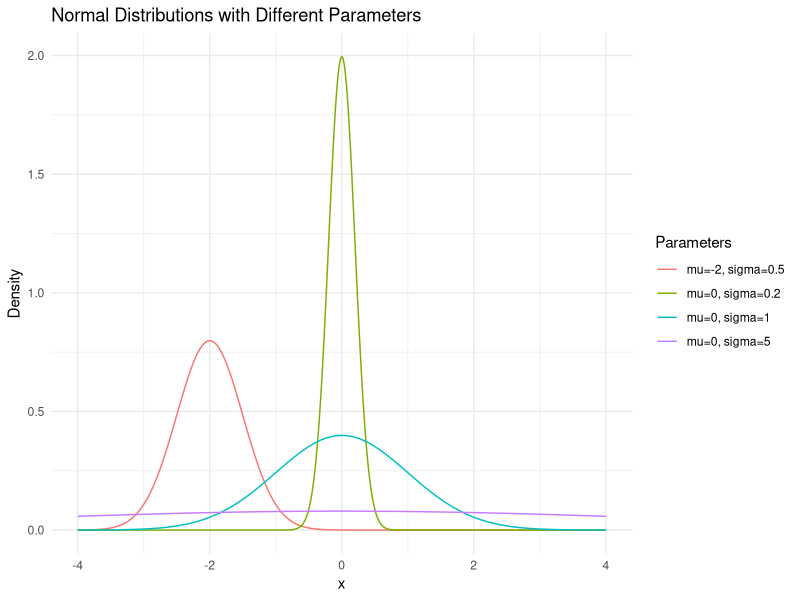
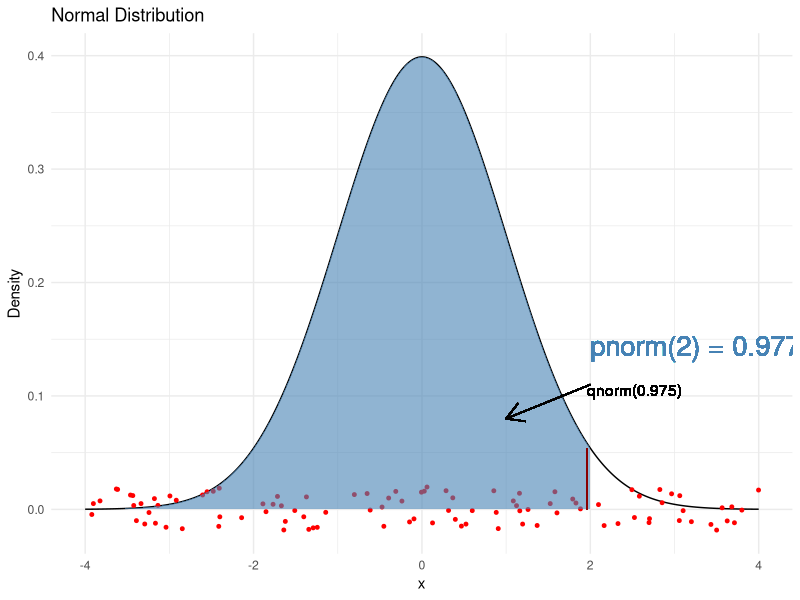
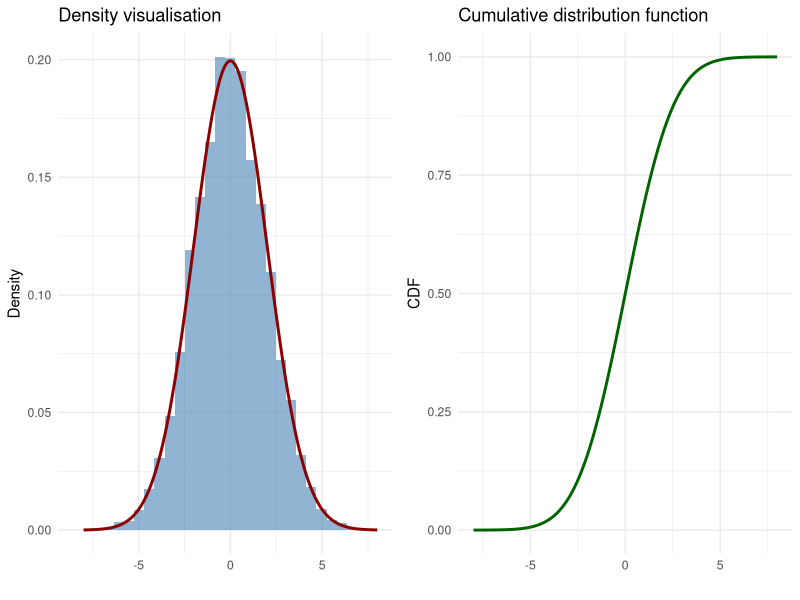
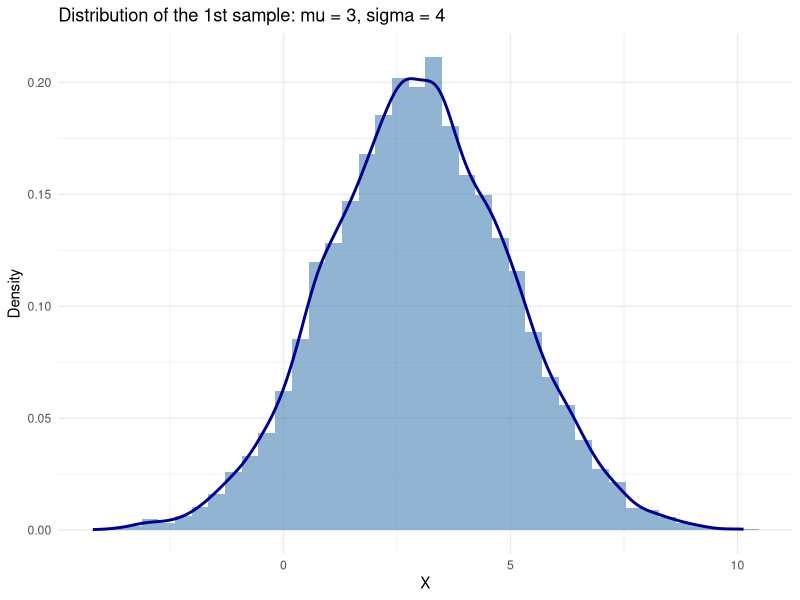
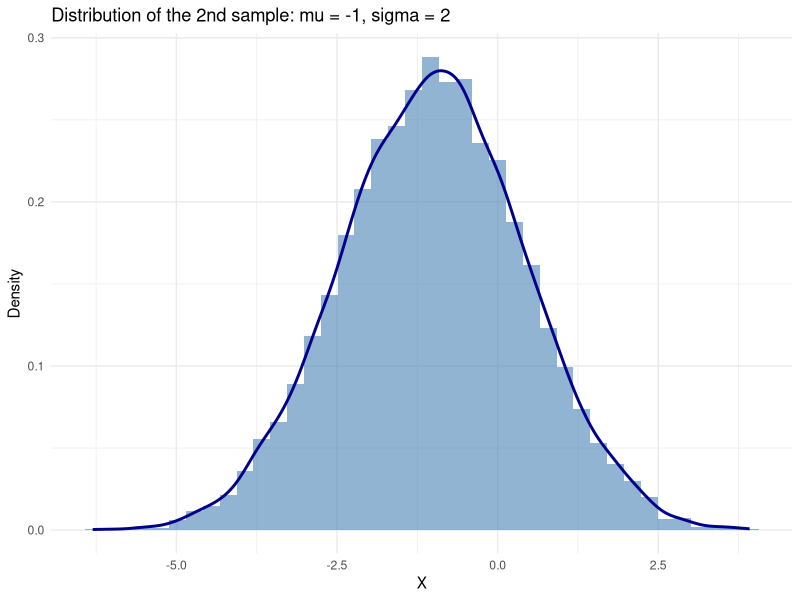
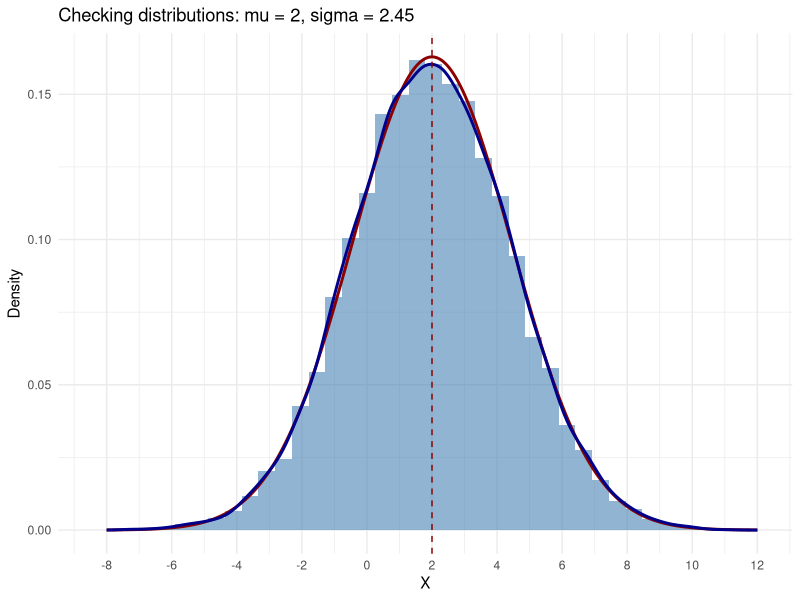
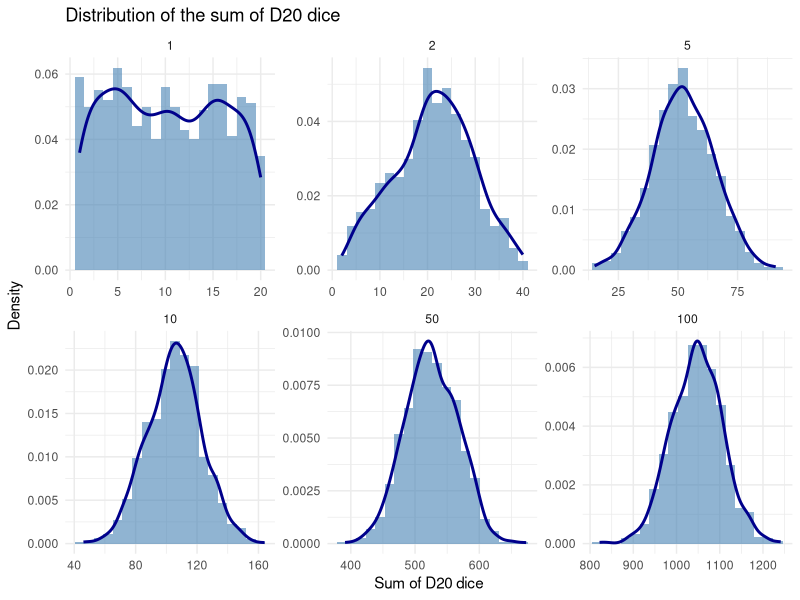
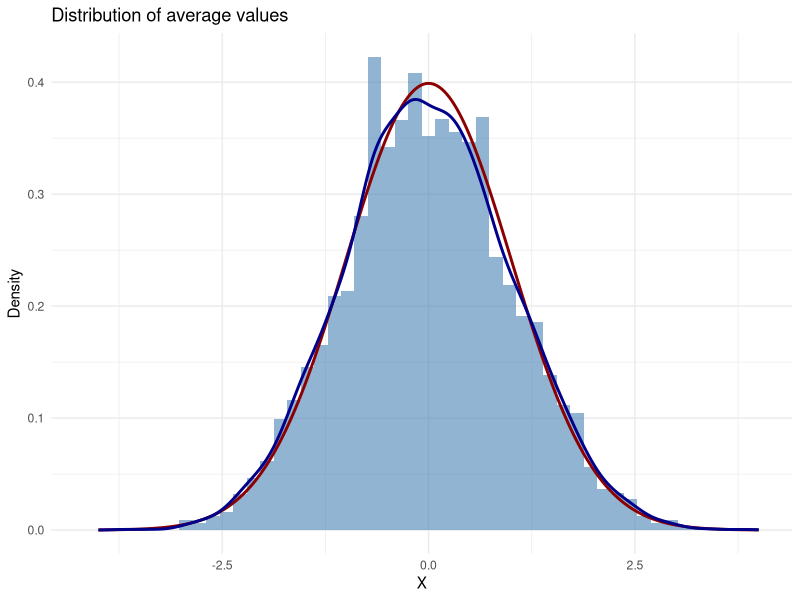

The R script that drew these images, in order:
## ---- chunk 1
#| label: setup
#| include: false

library(tidyverse)

# Define colors
red_pink   = "#e64173"
turquoise  = "#20B2AA"
orange     = "#FFA500"
red        = "#fb6107"
blue       = "#181485"
navy       = "#150E37FF"
green      = "#8bb174"
yellow     = "#D8BD44"
purple     = "#6A5ACD"
slate      = "#314f4f"
## ---- chunk 2
#| label: normal_distribution-plot
#| echo: false
#| fig-align: center

library(tidyverse)

# Parameters
params <- tibble(
  mu = c(0, 0, 0, -2),
  sigma = c(0.2, 1, 5, 0.5)
)

# Generate data for plotting
plot_data <- params %>%
  rowwise() %>%
  mutate(data = list(tibble(
    x = seq(-4, 4, length.out = 1000),
    y = (1 / (sigma * sqrt(2 * pi))) * exp(-0.5 * ((x - mu) / sigma)^2)
  ))) %>%
  unnest(data)

# Plot
ggplot(plot_data, aes(x = x, y = y, color = factor(paste0("mu=", mu, ", sigma=", sigma)))) +
  geom_line() +
  labs(
    title = "Normal Distributions with Different Parameters",
    color = "Parameters",
    x = "x",
    y = "Density"
  ) +
  theme_minimal()
## ---- chunk 3
#| label: normal-distribution

norm_dist <- tibble(
  x = seq(-4, 4, length.out = 1000),
  y = dnorm(x, mean = 0, sd = 1)
)

norm_dist %>%
  ggplot(aes(x = x, y = y)) +
  geom_line() + 
  # rnorm
  geom_jitter(data = slice_sample(norm_dist, n = 100), aes(x = x, y = 0), color = "red", size = 1, height = 0.02) +
  # pnorm
  geom_area(data = norm_dist %>% filter(x <= 2), aes(x = x, y = y), fill = "steelblue", alpha = 0.6) +
  geom_text(aes(x = 2, y = 0.1, label = "pnorm(2) = 0.977"), hjust = 0, vjust = -2, size = 7, color = "steelblue") +
  geom_segment(aes(x = 2, y = 0.11, xend = 1, yend = 0.08),
                  arrow = arrow(length = unit(0.5, "cm"))) +
  # qnorm
  geom_segment(aes(x = qnorm(0.975, mean = 0, sd = 1), xend = qnorm(0.975, mean = 0, sd = 1), y = 0, yend = dnorm(2)), color = "darkred") +
  geom_text(aes(x = qnorm(0.975, mean = 0, sd = 1), y = 0.1, label = "qnorm(0.975)"), hjust = 0, vjust = 0) +
  labs(
    title = "Normal Distribution",
    x = "x",
    y = "Density"
  ) +
  theme_minimal()

## ---- chunk 4
#| label: normal-distribution-cumulative

# Ініціалізація
library(tidyverse)

# Cumulative distribution function
p_x_leq_2 <- pnorm(2, mean = 0, sd = 1)
cat("P(X <= 2) =", p_x_leq_2, "\n")
cat("або так", pnorm(2, mean = 0, sd = 1), "\n")

# You can specify vector
p_values <- pnorm(c(2, -1), mean = 0, sd = 1)
cat("[P(X <= 2), P(X <= -1)] =", paste(p_values, collapse = ", "), "\n")
## ---- chunk 5
#| label: normal-distribution-percent

# Quantile 0.975
quantile_0_975 <- qnorm(0.975, mean = 0, sd = 1)
cat("quantile 0.975 =", quantile_0_975, "\n")
## ---- chunk 6
#| label: normal-distribution-probability

# Density
pdf_0 <- dnorm(0, mean = 0, sd = 1)
cat("pdf(0) =", pdf_0, "\n")
## ---- chunk 7
#| label: normal-distribution-plot
#| fig-align: center
#| echo: false

# Ініціалізація
set.seed(2024)

# Параметри розподілу
mu <- 0
sigma <- 2
x <- seq(-8, 8, length.out = 1000) # рівновіддалені 1000 точок від -8 до 8

# Розрахунок щільності, кумулятивної функції розподілу та вибірки
pdf <- dnorm(x, mean = mu, sd = sigma)
cdf <- pnorm(x, mean = mu, sd = sigma)
sample <- rnorm(10000, mean = mu, sd = sigma)

# Візуалізація
library(ggplot2)
library(gridExtra)

# Щільність
p1 <- ggplot() +
  geom_histogram(aes(x = sample, y = ..density..), fill = "steelblue", alpha = 0.6) +
  geom_line(aes(x = x, y = pdf), color = "darkred", size = 1) +
  labs(title = "Density visualisation", x = "", y = "Density") +
  theme_minimal()

# Кумулятивна функція
p2 <- ggplot() +
  geom_line(aes(x = x, y = cdf), color = "darkgreen", size = 1) +
  labs(title = "Cumulative distribution function", x = "", y = "CDF") +
  theme_minimal()

# Показати графіки
grid.arrange(p1, p2, ncol = 2)
## ---- chunk 8
#| label: normal-distribution-sum
#| echo: false

first_mean <- 3
first_var <- 4

second_mean <- -1
second_var <- 2

first_dist <- list(mean = first_mean, sd = sqrt(first_var))
second_dist <- list(mean = second_mean, sd = sqrt(second_var))

# Important scale = sqrt(first_var + second_var)
checking_sum_distr <- data.frame(
  mean = first_mean + second_mean,
  sd = sqrt(first_var + second_var)
)
## ---- chunk 9
#| label: normal-distribution-1
#| fig-align: center
#| echo: false

# Генерація вибірок
set.seed(2024)

first_sample <- rnorm(10000, mean = first_dist$mean, sd = first_dist$sd)
second_sample <- rnorm(10000, mean = second_dist$mean, sd = second_dist$sd)
sum_sample <- first_sample + second_sample

x <- seq(-8, 12, length.out = 1000)
checking_sum_pdf <- dnorm(x, mean = checking_sum_distr$mean, sd = checking_sum_distr$sd)

ggplot() +
  geom_histogram(aes(x = first_sample, y = ..density..), fill = "steelblue", alpha = 0.6, bins = 40) +
  geom_density(aes(x = first_sample), color = "darkblue", size = 1) +
  labs(
    title = "Distribution of the 1st sample: mu = 3, sigma = 4",
    x = "X",
    y = "Density"
  ) +
  theme_minimal()
## ---- chunk 10
#| label: normal-distribution-2
#| fig-align: center
#| echo: false

ggplot() +
  geom_histogram(aes(x = second_sample, y = ..density..), fill = "steelblue", alpha = 0.6, bins = 40) +
  geom_density(aes(x = second_sample), color = "darkblue", size = 1) +
  labs(
    title = "Distribution of the 2nd sample: mu = -1, sigma = 2",
    x = "X",
    y = "Density"
  ) +
  theme_minimal()
## ---- chunk 11
#| label: normal-distribution-sum-plot
#| fig-align: center
#| echo: false

# Генерація вибірок
set.seed(2024)

first_sample <- rnorm(10000, mean = first_dist$mean, sd = first_dist$sd)
second_sample <- rnorm(10000, mean = second_dist$mean, sd = second_dist$sd)
sum_sample <- first_sample + second_sample

x <- seq(-8, 12, length.out = 1000)
checking_sum_pdf <- dnorm(x, mean = checking_sum_distr$mean, sd = checking_sum_distr$sd)

ggplot() +
  geom_histogram(aes(x = sum_sample, y = ..density..), fill = "steelblue", alpha = 0.6, bins = 40) +
  geom_line(aes(x = x, y = checking_sum_pdf), color = "darkred", size = 1) +
  geom_density(aes(x = sum_sample), color = "darkblue", size = 1) +
  geom_vline(xintercept = checking_sum_distr$mean, color = "darkred", linetype = "dashed") +
  labs(
    title = "Checking distributions: mu = 2, sigma = 2.45",
    x = "X",
    y = "Density"
  ) +
  theme_minimal() +
  scale_x_continuous(breaks = seq(-8, 12, by = 2))
## ---- chunk 12
#| label: dnd-dice
#| fig-align: center
#| echo: false

n = 1000
d20 = 1:20

dice_tbl <- tibble(
  n_dice = rep(c(1, 2, 5, 10, 50, 100), each = n),
  sample = map(n_dice, ~sample(d20, .x, replace = TRUE)),
) %>% 
  mutate(sample = map(sample, ~sum(.x))) %>% 
  unnest(sample)

ggplot(dice_tbl, aes(x = sample)) +
  geom_histogram(aes(y = ..density..), bins = 20, fill = "steelblue", alpha = 0.6) +
  geom_density(color = "darkblue", size = 1) +
  labs(
    title = "Distribution of the sum of D20 dice",
    x = "Sum of D20 dice",
    y = "Density"
  ) +
  theme_minimal() +
  facet_wrap(~n_dice, scales = "free")
## ---- chunk 13
#| label: central-limit-theorem-generate
#| echo: false

visualize_CLT <- function(sample_generator, expected_value, variance) {

  set.seed(2024)
  N <- 5000
  clt_sample <- numeric(N)

  for (i in 1:N) {
    sample <- sample_generator()
    sample_size <- length(sample)
    statistic <- sqrt(sample_size) * (mean(sample) - expected_value) / sqrt(variance)
    clt_sample[i] <- statistic
  }

  x <- seq(-4, 4, length.out = 1000)
  normal_pdf <- dnorm(x, mean = 0, sd = 1)

  ggplot() +
    geom_histogram(aes(x = clt_sample, y = ..density..), bins = 50, fill = "steelblue", alpha = 0.6) +
    geom_line(aes(x = x, y = normal_pdf), color = "darkred", size = 1) +
    geom_density(aes(x = clt_sample), color = "darkblue", size = 1) +
    labs(
      title = "Distribution of average values",
      x = "X",
      y = "Density"
    ) +
    theme_minimal()
}
## ---- chunk 14
#| label: central-limit-theorem-binomial
#| fig-align: center
#| echo: false

binom_generator <- function(p, n, size) {
  rbinom(size, size = n, prob = p)
}

p <- 0.01
n <- 20
size <- 5000

visualize_CLT(
  sample_generator = function() binom_generator(p = p, n = n, size = size),
  expected_value = p * n,
  variance = n * p * (1 - p)
)
## ---- chunk 15
#| label: central-limit-theorem-binomial-small
#| fig-align: center
#| echo: false

binom_generator <- function(p, n, size) {
  rbinom(size, size = n, prob = p)
}

p <- 0.01
n <- 20
size <- 40

visualize_CLT(
  sample_generator = function() binom_generator(p = p, n = n, size = size),
  expected_value = p * n,
  variance = n * p * (1 - p)
)
## ---- chunk 16
#| label: central-limit-theorem-exponential
#| fig-align: center
#| code-fold: true

expon_generator <- function(expected_value, size) {
  rexp(size, rate = 1 / expected_value)
}

expected_value <- 24
size <- 400

visualize_CLT(
  sample_generator = function() expon_generator(expected_value = expected_value, size = size),
  expected_value = expected_value,
  variance = expected_value^2
)
## ---- chunk 17
#| label: binomial-p-value
#| include: false

get_pvalue_by_old_logic <- function(n, mu0, t) {
  1 - pbinom(t - 1, size = n, prob = mu0)
}

n <- 30
mu0 <- 0.5
t <- 19

old_p_value <- get_pvalue_by_old_logic(n, mu0, t)
cat("p-value obtained using the old, correct formula:", old_p_value, "\n")
## ---- chunk 18
#| label: binomial-vs-normal
#| fig-align: center
#| echo: false

n <- 30
mu0 <- 0.5
t <- 19

x <- 0:30
binom_pmf <- dbinom(x, size = n, prob = mu0)
norm_pmf <- dnorm(x, mean = n * mu0, sd = sqrt(n * mu0 * (1 - mu0)))

ggplot() +
  geom_bar(aes(x = x, y = binom_pmf, fill = "steelblue"), stat = "identity", , alpha = 0.6) +
  geom_line(aes(x = x, y = norm_pmf, color = "darkred"), size = 1) +
  labs(
    title = "Binomial vs. normal distribution",
    x = "X",
    y = "Density"
  ) +
  theme_minimal() +
  scale_color_manual(values = c("darkred" = "darkred"), labels = c("Normal distribution"), name = '') +
  scale_fill_manual(values = c("steelblue" = "steelblue"), labels = c("Binomial distribution"), name = '')
## ---- chunk 19
#| label: normal-p-value
#| echo: false

get_pvalue_by_normal_approx <- function(n, mu0, t) {
  sum_mu <- n * mu0
  sum_variance <- n * mu0 * (1 - mu0)
  sum_std <- sqrt(sum_variance)

  1 - pnorm(t, mean = sum_mu, sd = sum_std)
}

normal_dist_p_value <- get_pvalue_by_normal_approx(n, mu0, t)
# cat("p-value obtained from the normal distribution approximation:", normal_dist_p_value, "\n")
## ---- chunk 20
#| label: normal-p-value-large
#| echo: false

n <- 3000
mu0 <- 0.5
t <- 1544

old_p_value <- get_pvalue_by_old_logic(n, mu0, t)
# cat("p-value obtained using the old, correct formula:", old_p_value, "\n")

normal_dist_p_value <- get_pvalue_by_normal_approx(n, mu0, t)
# cat("p-value obtained from the normal distribution approximation:", normal_dist_p_value, "\n")
## ---- chunk 21
#| label: z-test-small
#| include: false

z_criterion_pvalue <- function(sample_mean, sample_size, mu0, variance) {
  Z_statistic <- sqrt(sample_size) * (sample_mean - mu0) / sqrt(variance)
  1 - pnorm(Z_statistic)
}

n <- 30
t <- 19
mu0 <- 0.5
variance <- mu0 * (1 - mu0)

old_p_value <- get_pvalue_by_old_logic(n, mu0, t)
normal_p_value <- get_pvalue_by_normal_approx(n, mu0, t)
z_pvalue <- z_criterion_pvalue(t / n, n, mu0, variance)

cat("p-value obtained using the old, correct formula:", old_p_value, "\n",
    "p-value obtained from the normal distribution:", normal_p_value, "\n",
    "Z-test p-value:", z_pvalue, "\n")
## ---- chunk 22
#| label: z-test-large

z_criterion_pvalue <- function(sample_mean, sample_size, mu0, variance) {
  Z_statistic <- sqrt(sample_size) * (sample_mean - mu0) / sqrt(variance)
  1 - pnorm(Z_statistic)
}

n <- 3000
t <- 1544
mu0 <- 0.5
variance <- mu0 * (1 - mu0)

old_p_value <- get_pvalue_by_old_logic(n, mu0, t)
normal_p_value <- get_pvalue_by_normal_approx(n, mu0, t)
z_pvalue <- z_criterion_pvalue(t / n, n, mu0, variance)

cat("p-value obtained using the old, correct formula:", old_p_value, "\n",
    "p-value obtained from the normal distribution:", normal_p_value, "\n",
    "Z-test p-value:", z_pvalue, "\n")
## ---- chunk 23
#| label: continuity-correction-def
#| echo: false
#| fig-align: center

cmp_pvalue_binom_and_norm <- function(n, mu0, t, add_to_x = 0) {
  # Parameters
  sum_mu <- n * mu0
  sum_variance <- n * mu0 * (1 - mu0)
  sum_std <- sqrt(sum_variance)
  
  x_axis <- seq(0, n, length.out = 1000)
  dots_to_show <- seq(0, n, by = 1)
  
  # Plot
  ggplot() +
    # Binomial p-value
    geom_point(aes(x = dots_to_show, y = 1 - pbinom(dots_to_show - 1, size = n, prob = mu0)),
                  color = "slategray",
                  size = 3) +
    geom_point(aes(x = t, y = 1 - pbinom(t - 1, size = n, prob = mu0), color = "slategray"),
                  size = 5) +
    # Normal p-value
    geom_line(aes(x = x_axis,
                  y = 1 - pnorm(x_axis + add_to_x, mean = sum_mu, sd = sum_std)),
                  color = red,
                  alpha = 0.5) +
    geom_point(aes(x = t, y = 1 - pnorm(t + add_to_x, mean = sum_mu, sd = sum_std), color = "red"), 
               size = 5) +
    labs(title = "Comparison of p-value: binomial and normal",
         x = "t", y = "p-value") +
    theme_minimal() +
    scale_colour_manual(name = "p-value", values = c('red' = red, slategray = "slategray"), 
                       labels = c("Normal distribution: t = 15", "Binomial distribution: t = 15"))
}

cmp_pvalue_binom_and_norm(30, 0.5, 15)
## ---- chunk 24
#| label: continuity-correction-difference-1
#| include: false

n <- 20
t <- 10

old_p_value <- get_pvalue_by_old_logic(n, mu0, t)
normal_dist_p_value <- get_pvalue_by_normal_approx(n, mu0, t)

cat("p-value obtained using the old, correct formula:", old_p_value, "\n",
    "p-value obtained from the normal distribution:", normal_dist_p_value, "\n",
    "Difference:", round(abs(old_p_value - normal_dist_p_value), 3), "\n")
## ---- chunk 25
#| label: continuity-correction-difference-2
#| include: false

# With the growth of t
n <- 20
t <- 14

old_p_value <- get_pvalue_by_old_logic(n, mu0, t)
normal_dist_p_value <- get_pvalue_by_normal_approx(n, mu0, t)
cat("p-value obtained using the old, correct formula:", old_p_value, "\n",
    "p-value obtained from the normal distribution:", normal_dist_p_value, "\n",
    "Difference:", round(abs(old_p_value - normal_dist_p_value), 3), "\n")
## ---- chunk 26
#| label: continuity-correction-difference-3
#| include: false

# With increasing n
n <- 200
t <- 100

old_p_value <- get_pvalue_by_old_logic(n, mu0, t)
normal_dist_p_value <- get_pvalue_by_normal_approx(n, mu0, t)
cat("p-value, отримане за старою, коректною формулою:", old_p_value, "\n",
    "p-value, отримане з наближення нормальним розподілом:", normal_dist_p_value, "\n",
    "Різниця:", round(abs(old_p_value - normal_dist_p_value), 3), "\n")
## ---- chunk 27
#| label: continuity-correction-correction
#| fig-align: center
#| echo: false

cmp_pvalue_binom_and_norm(30, 0.5, 15, add_to_x=-0.5)
## ---- chunk 28
#| label: continuity-correction-def-2
#| echo: false

get_pvalue_by_normal_approx_with_addition <- function(n, mu0, t) {
  sum_mu <- n * mu0
  sum_variance <- n * mu0 * (1 - mu0)
  sum_std <- sqrt(sum_variance)
  
  return(1 - pnorm(t - 0.5, mean = sum_mu, sd = sum_std))
}
## ---- chunk 29
#| label: continuity-correction-difference-4
#| include: false

n <- 30
mu0 <- 0.5
t <- 19

old_p_value <- get_pvalue_by_old_logic(n, mu0, t)
normal_dist_p_value <- get_pvalue_by_normal_approx(n, mu0, t)
normal_with_add_p_value <- get_pvalue_by_normal_approx_with_addition(n, mu0, t)

cat("p-value obtained using the old, correct formula:", old_p_value, "\n",
    "p-value obtained from the normal distribution:", normal_dist_p_value, "\n",
    "p-value obtained from the normal distribution approximation with a correction:", normal_with_add_p_value, "\n")
## ---- chunk 30
#| label: z-test-small-cc

z_criterion_pvalue <- function(sample_mean, sample_size, mu0, variance, use_continuity_correction = FALSE) {
  if (use_continuity_correction) {
    sample_mean <- (sample_mean * sample_size - 0.5) / sample_size
  }
  Z_statistic <- sqrt(sample_size) * (sample_mean - mu0) / sqrt(variance)
  return(1 - pnorm(Z_statistic))
}
## ---- chunk 31
#| label: z-test-small-cc-results

n <- 30
t <- 19
mu0 <- 0.5
variance <- mu0 * (1 - mu0)

old_p_value <- get_pvalue_by_old_logic(n, mu0, t)
z_pvalue <- z_criterion_pvalue(t / n, n, mu0, variance, use_continuity_correction = TRUE)
normal_with_add_p_value <- get_pvalue_by_normal_approx_with_addition(n, mu0, t)

cat("p-value obtained using the old, correct formula:", old_p_value, "\n",
    "p-value obtained from the normal distribution:", normal_with_add_p_value, "\n",
    "Z-test p-value:", z_pvalue, "\n")
